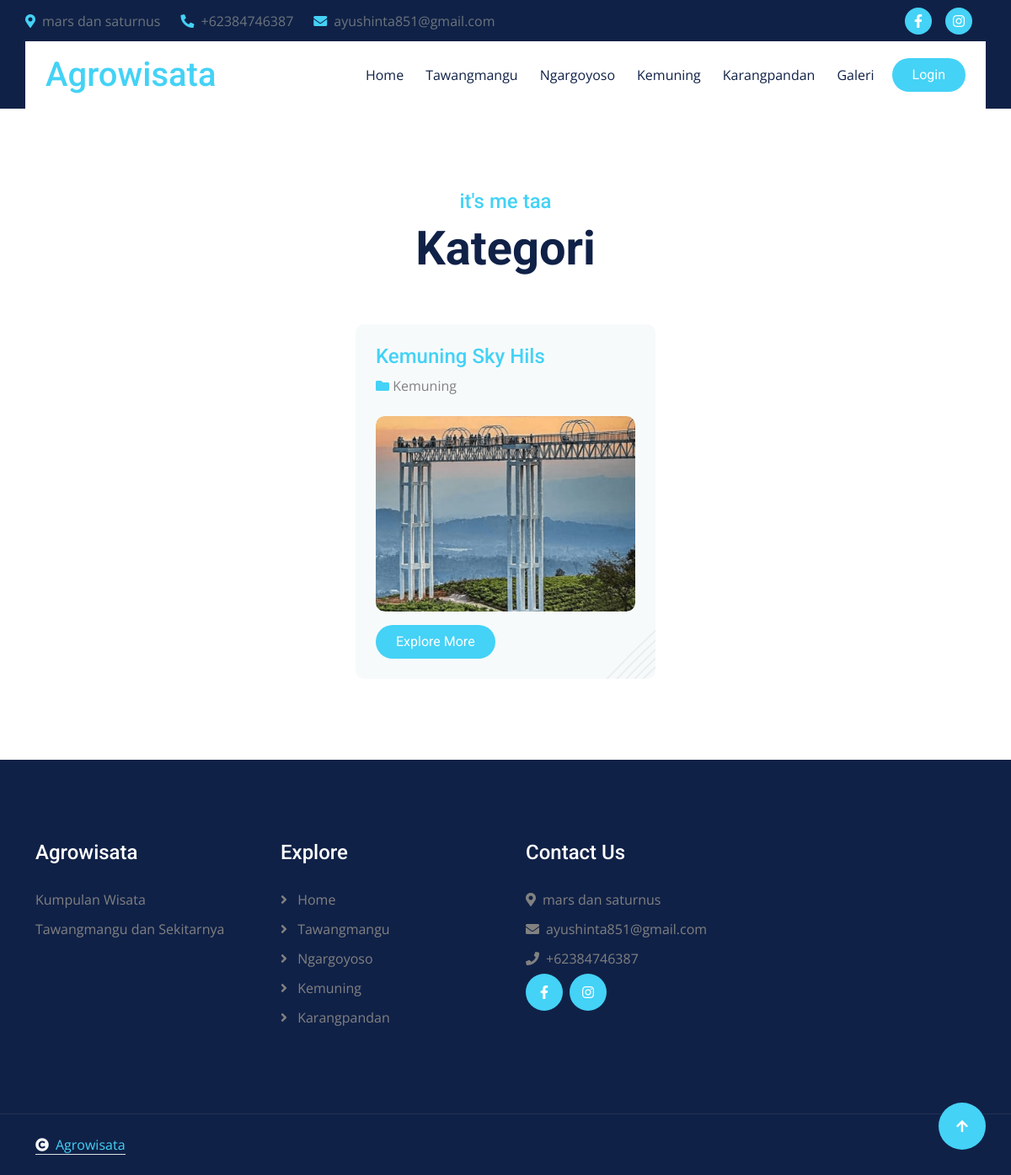
The page /home/kategori/18 on the database its author committed.
### tables this page shows
CREATE TABLE `konfigurasi` (
  `id_konfigurasi` int NOT NULL,
  `judul_website` varchar(200) NOT NULL,
  `profil_website` text NOT NULL,
  `instagram` varchar(200) NOT NULL,
  `facebook` varchar(200) NOT NULL,
  `email` varchar(200) NOT NULL,
  `alamat` varchar(300) NOT NULL,
  `no_wa` varchar(200) NOT NULL
);

CREATE TABLE `kategori` (
  `id_kategori` int NOT NULL,
  `nama_kategori` varchar(200) NOT NULL
);

CREATE TABLE `konten` (
  `id_konten` int NOT NULL,
  `judul` varchar(200) NOT NULL,
  `keterangan` text NOT NULL,
  `foto` varchar(200) NOT NULL,
  `slug` varchar(200) NOT NULL,
  `id_kategori` varchar(200) NOT NULL,
  `tanggal` date NOT NULL,
  `username` varchar(100) NOT NULL
);

### application/controllers/Home.php (called while the page is built, shortened)
<?php
class Home extends CI_Controller {
    public function kategori($id){
        $this->db->from('konfigurasi');
        $konfig = $this->db->get()->row();
        $this->db->from('kategori');
        $kategori = $this->db->get()->result_array();
        $this->db->from('caraousel');
        $this->db->from('konten a');
        $this->db->join('kategori b','a.id_kategori=b.id_kategori','left');
        $this->db->join('user c','a.username=c.username','left');
        $this->db->where('a.id_kategori',$id);
        $konten = $this->db->get()->result_array();
        $this->db->from('kategori');
        $nama_kategori = $this->db->get()->row()->nama_kategori;
        $this->db->where('id_kategori',$id);
        $data = array(
            'judul'     => $nama_kategori." | Tata",
            'nama_kategori' => $nama_kategori,
            'konfig'    => $konfig,
            'kategori'  => $kategori,
            'konten'  => $konten
        );
        $this->load->view('kategori',$data);
	}
}

### index.php (called while the page is built, shortened)
<?php
require_once BASEPATH.'core/CodeIgniter.php';

### application/views/kategori.php (the view, shortened to what this page needs)
<!DOCTYPE html>
<html lang="en">
<head>
	<link rel="stylesheet" href="https://use.fontawesome.com/releases/v5.15.4/css/all.css" />
	<link href="https://cdn.jsdelivr.net/npm/bootstrap-icons@1.4.1/font/bootstrap-icons.css" rel="stylesheet">
	<link rel="stylesheet" href="https://cdnjs.cloudflare.com/ajax/libs/animate.css/4.1.1/animate.min.css" />
	<link href="<?= base_url('assets/investa/'); ?>lib/animate/animate.min.css" rel="stylesheet">
	<link href="<?= base_url('assets/investa/'); ?>lib/owlcarousel/assets/owl.carousel.min.css" rel="stylesheet">
	<link href="<?= base_url('assets/investa/'); ?>lib/lightbox/css/lightbox.min.css" rel="stylesheet">
	<link href="<?= base_url('assets/investa/'); ?>css/bootstrap.min.css" rel="stylesheet">
	<link href="<?= base_url('assets/investa/'); ?>css/style.css" rel="stylesheet">
</head>
<body>
	<div class="container-fluid topbar px-0 d-none d-lg-block">
		<div class="container px-0">
			<div class="row gx-0 align-items-center" style="height: 45px;">
				<div class="col-lg-8 text-center text-lg-start mb-lg-0">
					<div class="d-flex flex-wrap">
						<a href="#" class="text-muted me-4"><i class="fas fa-map-marker-alt text-primary me-2"></i><?= $konfig->alamat; ?></a>
						<a href="#" class="text-muted me-4"><i
								class="fas fa-phone-alt text-primary me-2"></i><?= $konfig->no_wa; ?></a>
						<a href="#" class="text-muted me-0"><i
								class="fas fa-envelope text-primary me-2"></i><?= $konfig->email; ?></a>
					</div>
				</div>
				<div class="col-lg-4 text-center text-lg-end">
					<div class="d-flex align-items-center justify-content-end">
						<a href="<?= $konfig->facebook ?>" class="btn btn-primary btn-square rounded-circle nav-fill me-3"><i
								class="fab fa-facebook-f text-white"></i></a>
						<a href="<?= $konfig->instagram ?>" class="btn btn-primary btn-square rounded-circle nav-fill me-3"><i
								class="fab fa-instagram text-white"></i></a>
					</div>
				</div>
			</div>
		</div>
	</div>
	<div class="container-fluid sticky-top px-0">
		<div class="container px-0">
			<nav class="navbar navbar-expand-lg navbar-dark bg-white py-3 px-4">
				<a href="<?= base_url(); ?>" class="navbar-brand p-0">
					<h1 class="text-primary m-0"><?= $konfig->judul_website; ?></h1>
				</a>
				<div class="collapse navbar-collapse" id="navbarCollapse">
					<div class="navbar-nav ms-auto py-0 ">
						<a href="<?= base_url(); ?>" class="nav-item nav-link">Home</a>
						<?php foreach($kategori as $ka) { ?>
						<a href="<?= base_url('home/kategori/'.$ka['id_kategori']) ?>"
							class="nav-item nav-link"><?= $ka['nama_kategori']?> </a>
						<?php } ?>
						<a href="<?= base_url('home/galeri')?>" class="nav-item nav-link">Galeri</a>
					</div>
					<div class="d-flex align-items-center flex-nowrap pt-xl-0">
						<a href="<?= base_url('Ror')?>"
							class="btn btn-primary rounded-pill text-white py-2 px-4 ms-2 flex-wrap flex-sm-shrink-0">Login</a>
					</div>
				</div>
			</nav>
		</div>
	</div>
	<div class="container-fluid blog py-5">
		<div class="container py-5">
			<div class="text-center mx-auto pb-5 wow fadeInUp" data-wow-delay="0.1s" style="max-width: 800px;">
				<h4 class="text-primary">it's me taa</h4>
				<h1 class="display-4">Kategori</h1>
			</div>
			<div class="row g-4 justify-content-center">
            <?php foreach($konten as $ko){ ?>
				<div class="col-md-6 col-lg-6 col-xl-4 wow fadeInUp" data-wow-delay="0.1s">
					<div class="blog-item bg-light rounded p-4" style="background-image: url(img/bg.png);">
						<div class="mb-4">
							<h4 class="text-primary mb-2"><?= $ko['judul'] ?></h4>
							<div class="d-flex justify-content-between">
								<p class="mb-0"><span class="fa fa-folder text-primary"></span> <?= $ko['nama_kategori'] ?></p>
							</div>
						</div>
						<div class="project-img">
						</div>
						<a class="btn btn-primary rounded-pill py-2 px-4 mt-3" href="<?= base_url('home/artikel/'.$ko['slug']) ?>">Explore More</a>
					</div>
				</div>
                <?php } ?>
			</div>
		</div>
	</div>
	<div class="container-fluid footer py-5 wow fadeIn" data-wow-delay="0.2s" >
		<div class="container py-5">
			<div class="row g-5">
				<div class="col-md-6 col-lg-6 col-xl-3">
					<div class="footer-item d-flex flex-column">
						<div class="footer-item">
							<h4 class="text-white mb-4"><?= $konfig->judul_website; ?></h4>
							<p class="mb-3"><?= $konfig->profil_website; ?></p>
						</div>
					</div>
				</div>
				<div class="col-md-6 col-lg-6 col-xl-3">
					<div class="footer-item d-flex flex-column">
						<h4 class="text-white mb-4">Explore</h4>
						<a href="<?= base_url(); ?>"><i class="fas fa-angle-right me-2"></i> Home</a>
                        <?php foreach($kategori as $ka) { ?>
						<a href="<?= base_url('home/kategori/'.$ka['id_kategori']) ?>"><i class="fas fa-angle-right me-2"></i> <?= $ka['nama_kategori']?></a>
                        <?php } ?>
					</div>
				</div>
				<div class="col-md-6 col-lg-6 col-xl-3">
					<div class="footer-item d-flex flex-column">
						<h4 class="text-white mb-4">Contact Us</h4>
						<a href=""><i class="fa fa-map-marker-alt me-2"></i><?= $konfig->alamat; ?></a>
						<a href=""><i class="fas fa-envelope me-2"></i><?= $konfig->email; ?></a>
						<a href=""><i class="fas fa-phone me-2"></i><?= $konfig->no_wa; ?></a>
						<div class="d-flex align-items-center">
							<a class="btn btn-light btn-md-square me-2" href="<?= $konfig->facebook ?>"><i class="fab fa-facebook-f"></i></a>
							<a class="btn btn-light btn-md-square me-2" href="<?= $konfig->instagram; ?>"><i class="fab fa-instagram"></i></a>
						</div>
					</div>
				</div>
			</div>
		</div>
	</div>
	<div class="container-fluid copyright py-4">
		<div class="container">
			<div class="row g-4 align-items-center">
				<div class="col-md-6 text-center text-md-start mb-md-0">
					<span class="text-body"><a href="#" class="border-bottom text-primary"><i
								class="fas fa-copyright text-light me-2"></i><?= $konfig->judul_website ?></a></span>
				</div>
			</div>
		</div>
	</div>
	<a href="#" class="btn btn-primary btn-lg-square back-to-top"><i class="fa fa-arrow-up"></i></a>
</body>
</html>

### assets/Investa/css/style.css (style rules this page uses)
.back-to-top { position: fixed; right: 30px; bottom: 30px; display: flex; width: 45px; height: 45px; align-items: center; justify-content: center; transition: 0.5s; z-index: 99; }
.btn { font-weight: 600; transition: .5s; }
.btn-square { width: 32px; height: 32px; }
.btn-md-square { width: 44px; height: 44px; }
.btn-lg-square { width: 56px; height: 56px; }
.btn-square, .btn-sm-square, .btn-md-square, .btn-lg-square, .btn-xl-square { padding: 0; display: flex; align-items: center; justify-content: center; font-weight: normal; border-radius: 50%; }
.btn.btn-primary { background: var(--bs-primary) !important; color: var(--bs-white) !important; font-family: 'Roboto', sans-serif; border: none; font-weight: 400; transition: 0.5s; }
.btn.btn-light { background: var(--bs-primary) !important; color: var(--bs-white) !important; font-family: 'Roboto', sans-serif; border: none; font-weight: 400; transition: 0.5s; }
.topbar { padding: 2px 10px 2px 20px; background: var(--bs-dark) !important; }
.sticky-top, .sticky-top .container { transition: 0.5s !important; }
.navbar .navbar-nav .nav-item.nav-link, .navbar .navbar-nav .nav-link { color: var(--bs-dark) !important; }
.navbar .navbar-nav .nav-item { position: relative; margin: 0 5px !important; }
.navbar .navbar-nav .nav-item::before, .navbar .navbar-nav .nav-item::after { position: absolute; content: ""; width: 0; height: 0; border: 0px solid var(--bs-primary); transition: 0.5s; }
.navbar .navbar-nav .nav-item::before { top: 0; left: 0; }
.navbar .navbar-nav .nav-item::after { bottom: 0; right: 0; }
.blog .blog-item .project-img { position: relative; overflow: hidden; border-radius: 10px; transition: 0.5s; }
.footer { background: var(--bs-dark); }
.footer .footer-item a { line-height: 35px; color: var(--bs-body); transition: 0.5s; }
.footer .footer-item p { line-height: 35px; }
.copyright { border-top: 1px solid rgba(255, 255, 255, 0.08); background: var(--bs-dark) !important; }

### rows shown on the page
konfigurasi: alamat "mars dan saturnus", no_wa "+62384746387", email "ayushinta851@gmail.com", judul_website "Agrowisata", profil_website "Kumpulan Wisata Tawangmangu dan Sekitarnya"
kategori: nama_kategori "Tawangmangu"
kategori: nama_kategori "Ngargoyoso"
kategori: nama_kategori "Kemuning"
kategori: nama_kategori "Karangpandan"
konten: judul "Kemuning Sky Hils", id_kategori.nama_kategori "Kemuning"
